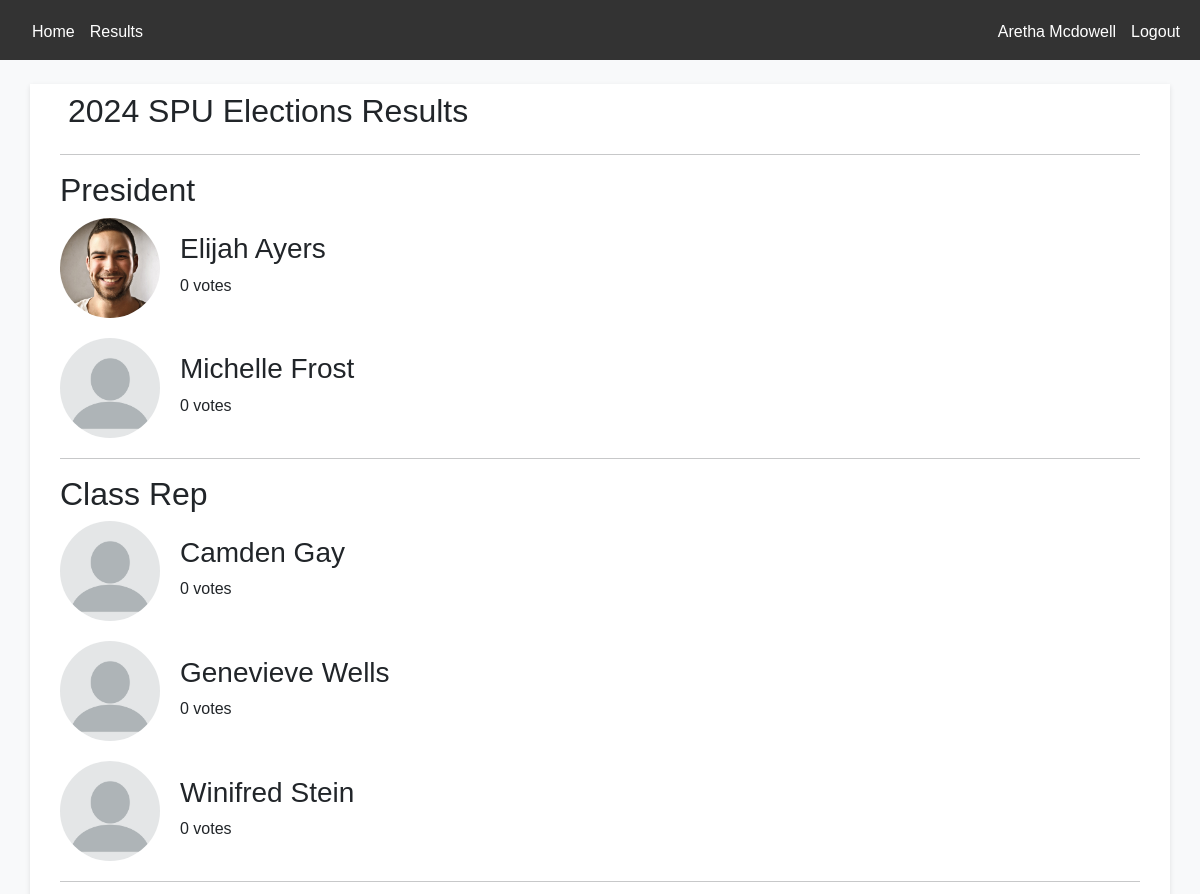
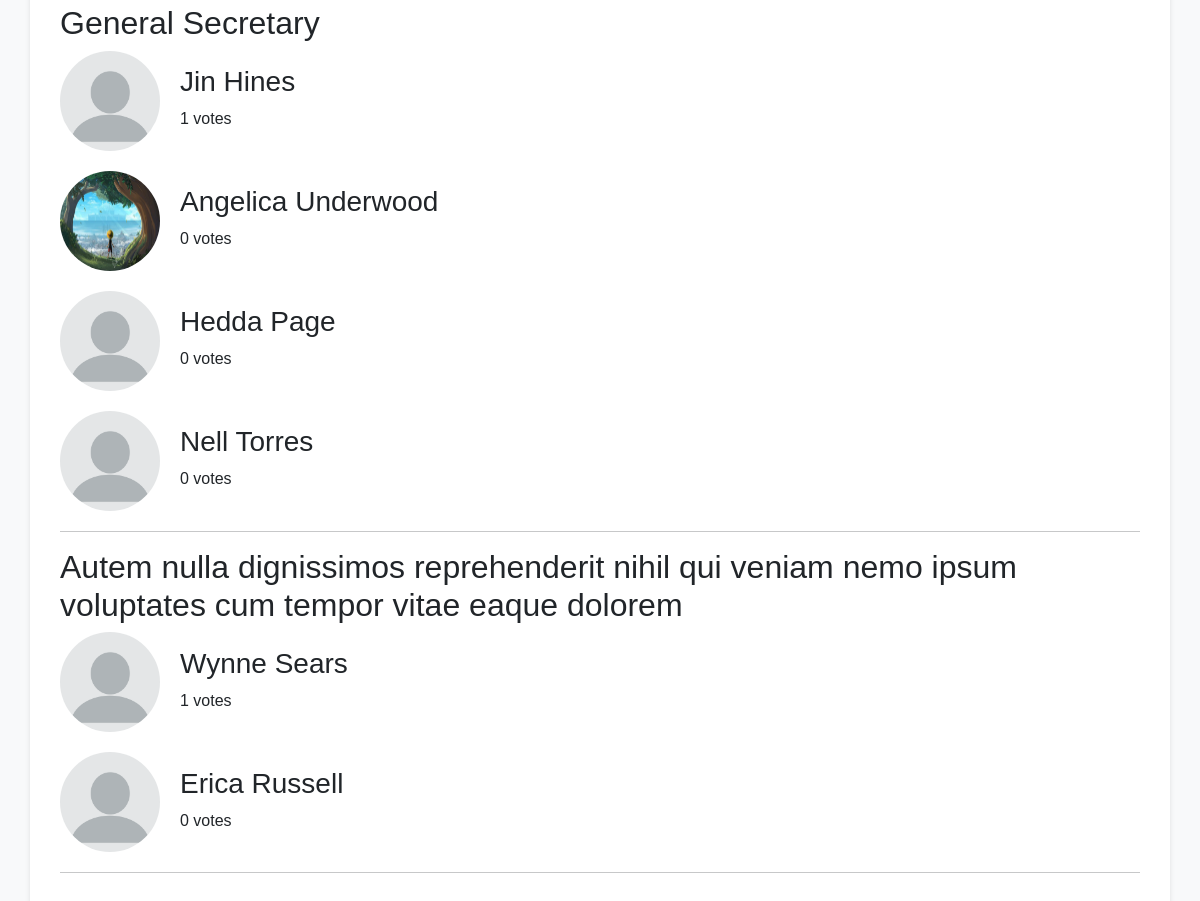
Screenshot of /results/ (signed in) with the database file from the repository (2 pictures, top to bottom).
### base/models.py (models this page shows, shortened)
class User(AbstractUser):
	name = models.CharField(max_length=200, null=True)
	username = models.CharField(unique=True, max_length=200, null=True)
	email = models.EmailField(null=True, unique=True)
	profile_image = models.ImageField(null=True, blank=True, default='user.png')
	USERNAME_FIELD = 'username'
	REQUIRED_FIELDS = []

### administration_app/models.py (models this page shows, shortened)
class Election(models.Model):
    name = models.CharField(max_length=200)
    start_date = models.DateTimeField()
    end_date = models.DateTimeField()
    is_active = models.BooleanField(default=True)

class Position(models.Model):
    title = models.CharField(max_length=200)
    election = models.ForeignKey(Election, on_delete=models.CASCADE)

class RunningMate(models.Model):
    name = models.CharField(max_length=200)
    description = models.TextField(max_length=400,null=True, blank=True)
    position = models.ForeignKey(Position, on_delete=models.CASCADE)
    election = models.ForeignKey(Election, on_delete=models.CASCADE)
    photo = models.ImageField(null=True, blank=True, default='user.png')

### base/views.py (the view)
# urls.py: path('results/', views.results, name='results'),
@login_required
def results(request):
    elections = Election.objects.all()
    data = []
    for election in elections:
        election_data = {"name": election.name, "positions": []}
        positions = Position.objects.filter(election=election)
        for position in positions:
            position_data = {"title": position.title, "running_mates": []}
            running_mates = RunningMate.objects.filter(position=position, election=election)
            total_votes = ExpressionWrapper(Count('ballot'), output_field=FloatField())
            for running_mate in running_mates:
                running_mate.total_votes = Ballot.objects.filter(running_mate=running_mate).count()
                position_data["running_mates"].append(running_mate)
            position_data["running_mates"] = sorted(position_data["running_mates"], key=lambda rm: rm.total_votes, reverse=True)
            election_data["positions"].append(position_data)
        data.append(election_data)
    return render(request, 'base/results.html', {"elections": data})

### base/templates/base/results.html
{% extends 'main.html' %} {% block content %}
<main>
  {% for election in elections %}
  <div class="container mt-4">
    <div class="election-wrapper mb-5">
      <h2 class="p-2">{{ election.name }} Results</h2>
      <hr />
      {% for position in election.positions %}
      <h2>{{ position.title }}</h2>
      {% for running_mate in position.running_mates %}
      <div class="candidate">
        <div class="left">
          <img src="{{running_mate.photo.url}}" alt="{{ running_mate.name }}" />
        </div>
        <div class="right">
          <h3>{{ running_mate.name }}</h3>
          <p>{{ running_mate.total_votes }} votes</p>
        </div>
      </div>
      {% endfor %}
      <hr />
      {% endfor %}
    </div>
  </div>
  {% endfor %}
</main>
{% endblock %}

### templates/navbar.html
<nav>
  <div class="navbar">
    <ul class="navbar-links">
      <div class="left">
        <li><a href="{% url 'home' %}">Home</a></li>
        <li><a href="{% url 'results' %}">Results</a></li>
      </div>
      <div class="right">
        {% if request.user.is_authenticated %}
        <li><a href="#">{{ request.user.name}}</a></li>
        <li><a href="{% url 'logout' %}">Logout</a></li>
        {% endif %}
      </div>
    </ul>
  </div>
</nav>

### static/css/style.css (style rules this page uses)
* { margin: 0; padding: 0; box-sizing: border-box; }
html { scroll-behavior: smooth; }
body { font-family: Arial, sans-serif; background-color: #f8f9fa; overflow-x: hidden; position: relative; }
ul li { text-decoration: none; list-style: none; }
ul li a { text-decoration: none; color: #fff; font-weight: 500; }
.container { margin: 0 auto; display: flex; flex-direction: column; padding: 0 30px; margin-bottom: 40px; background: #fff; box-shadow: 0 2px 5px rgba(0, 0, 0, 0.1); }
.navbar { position: relative; display: flex; justify-content: center; background-color: #333; height: 60px; width: 100%; padding: 20px 0; overflow: hidden; transition: 0.3s all ease; }
.navbar .navbar-links { position: relative; display: flex; width: 100%; justify-content: space-between; }
.navbar .navbar-links .right { margin-right: 20px; }
.navbar .navbar-links :where(.left, .right) { display: flex; gap: 15px; }
.navbar .navbar-links :where(.left li, .right li):hover { color: blue; }
.candidate { display: flex; align-items: center; margin-bottom: 20px; animation: fadeIn 1s ease-in-out; }
.candidate img { width: 100px; height: 100px; border-radius: 50%; margin-right: 20px; }
.candidate p { font-size: 16px; margin-bottom: 5px; }

### rows the page displays
User: user.name "Aretha Mcdowell"
Election: name "2024 SPU Elections"
Position: title "President"
RunningMate: photo (picture), name "Elijah Ayers", total_votes "0"
RunningMate: photo (placeholder picture), name "Michelle Frost", total_votes "0"
Position: title "Class Rep"
RunningMate: photo (placeholder picture), name "Camden Gay", total_votes "0"
RunningMate: photo (placeholder picture), name "Genevieve Wells", total_votes "0"
RunningMate: photo (placeholder picture), name "Winifred Stein", total_votes "0"
Position: title "General Secretary"
RunningMate: photo (placeholder picture), name "Jin Hines", total_votes "1"
RunningMate: photo (picture), name "Angelica Underwood", total_votes "0"
RunningMate: photo (placeholder picture), name "Hedda Page", total_votes "0"
RunningMate: photo (placeholder picture), name "Nell Torres", total_votes "0"
Position: title "Autem nulla dignissimos reprehenderit nihil qui veniam nemo ipsum voluptates cum tempor vitae eaque dolorem"
RunningMate: photo (placeholder picture), name "Wynne Sears", total_votes "1"
RunningMate: photo (placeholder picture), name "Erica Russell", total_votes "0"
